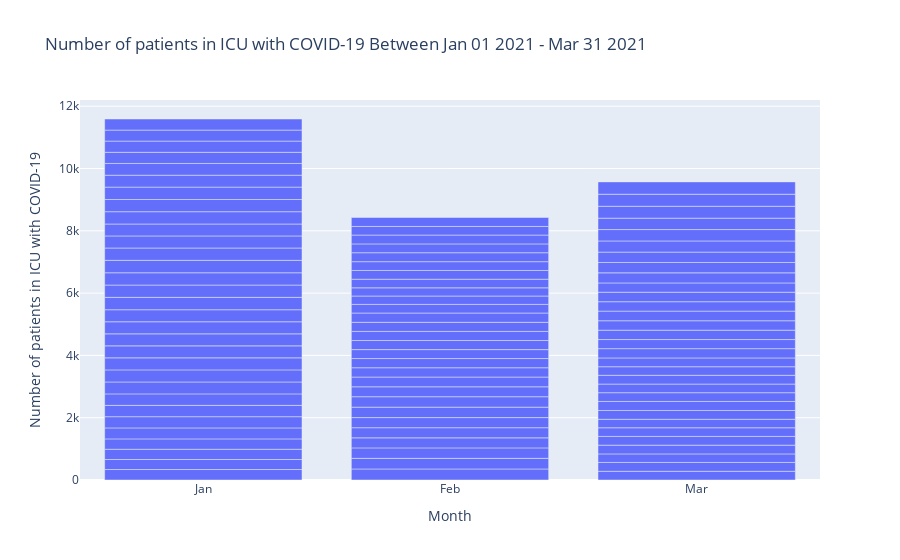

The code cell stored with this chart in its notebook:
### Code cell
# Monthly pattern change pattern change in ICU 
fig = px.bar(cases_time_index_2021,
              x="Month",
              y="Number of patients in ICU with COVID-19",
              labels={
                     "Month": "Month",
                     "Number of patients in ICU with COVID-19": "Number of patients in ICU with COVID-19"
                 },
              title='Number of patients in ICU with COVID-19 Between Jan 01 2021 - Mar 31 2021')
fig.show()

### Figure 1 — Plotly figure (JSON) as saved in the notebook; plotly's stock layout.template omitted (floating-point values rounded to 4 significant figures)
{"data": [{"alignmentgroup": "True", "hoverlabel": {"namelength": 0}, "hovertemplate": "Month=%{x}<br>Number of patients in ICU with COVID-19=%{y}", "legendgroup": "", "marker": {"color": "#636efa"}, "name": "", "offsetgroup": "", "orientation": "v", "showlegend": false, "textposition": "auto", "type": "bar", "x": ["Jan", "Jan", "Jan", "Jan", "Jan", "Jan", "Jan", "Jan", "Jan", "Jan", "Jan", "Jan", "Jan", "Jan", "Jan", "Jan", "Jan", "Jan", "Jan", "Jan", "Jan", "Jan", "Jan", "Jan", "Jan", "Jan", "Jan", "Jan", "Jan", "Jan", "Jan", "Feb", "Feb", "Feb", "Feb", "Feb", "Feb", "Feb", "Feb", "Feb", "Feb", "Feb", "Feb", "Feb", "Feb", "Feb", "Feb", "Feb", "Feb", "Feb", "Feb", "Feb", "Feb", "Feb", "Feb", "Feb", "Feb", "Feb", "Feb", "Mar", "Mar", "Mar", "Mar", "Mar", "Mar", "Mar", "Mar", "Mar", "Mar", "Mar", "Mar", "Mar", "Mar", "Mar", "Mar", "Mar", "Mar", "Mar", "Mar", "Mar", "Mar", "Mar", "Mar", "Mar", "Mar", "Mar", "Mar", "Mar", "Mar", "Mar"], "xaxis": "x", "y": [336, 322, 329, 333, 352, 361, 363, 369, 382, 388, 387, 385, 385, 388, 387, 397, 395, 394, 400, 395, 388, 383, 395, 392, 397, 383, 377, 358, 360, 353, 356, 354, 341, 336, 323, 325, 325, 335, 335, 318, 313, 299, 295, 287, 292, 293, 292, 298, 277, 269, 263, 277, 280, 283, 287, 283, 284, 276, 289, 280, 284, 274, 281, 280, 278, 273, 282, 290, 281, 277, 282, 275, 282, 298, 292, 300, 304, 309, 302, 305, 298, 324, 333, 332, 359, 365, 366, 382, 387, 396], "yaxis": "y"}], "layout": {"barmode": "relative", "legend": {"tracegroupgap": 0}, "title": {"text": "Number of patients in ICU with COVID-19 Between Jan 01 2021 - Mar 31 2021"}, "xaxis": {"anchor": "y", "domain": [0, 1], "title": {"text": "Month"}}, "yaxis": {"anchor": "x", "domain": [0, 1], "title": {"text": "Number of patients in ICU with COVID-19"}}}}
